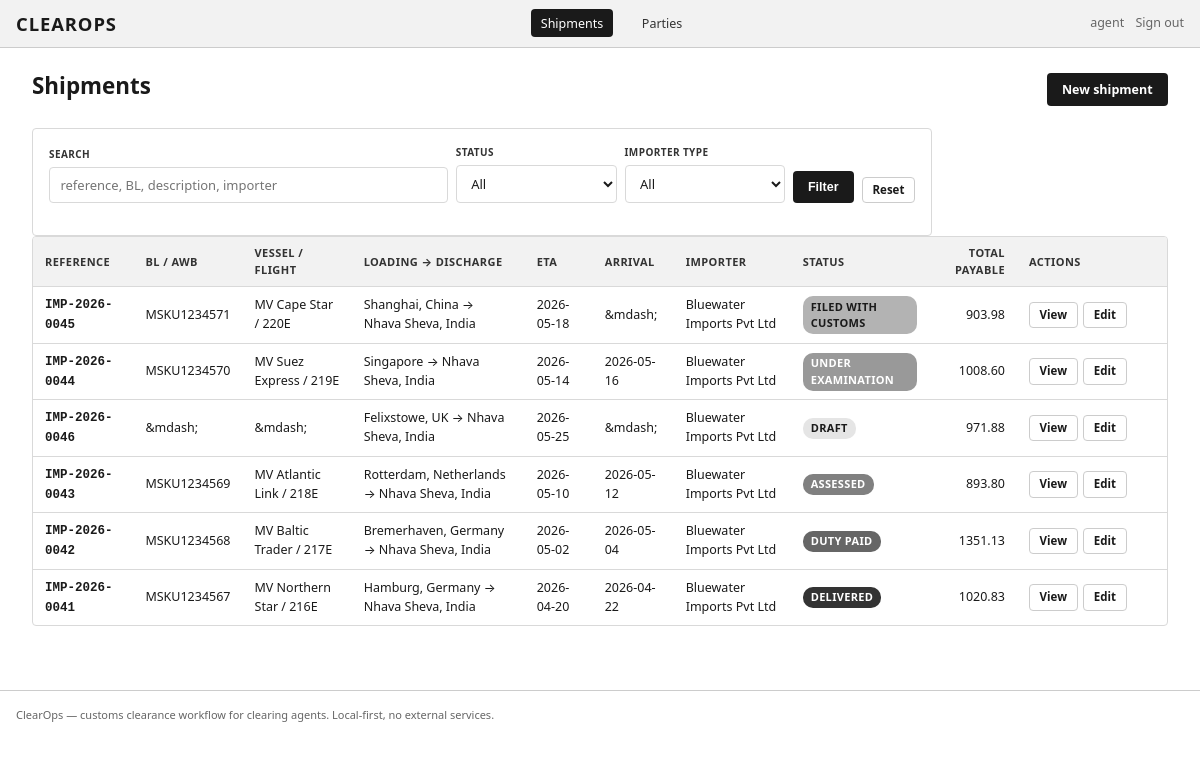
/shipments (signed in), run on the app's committed database.
### tables this page shows
CREATE TABLE users (
    id INTEGER PRIMARY KEY AUTOINCREMENT,
    username TEXT UNIQUE NOT NULL,
    password_hash TEXT NOT NULL,
    role TEXT NOT NULL DEFAULT 'user',
    created_at TEXT NOT NULL
);

CREATE TABLE shipments (
    id INTEGER PRIMARY KEY AUTOINCREMENT,
    reference TEXT UNIQUE NOT NULL,
    importer_id INTEGER,
    exporter_id INTEGER,
    consignee_id INTEGER,
    carrier_id INTEGER,
    bl_number TEXT,
    vessel_flight TEXT,
    port_of_loading TEXT,
    port_of_discharge TEXT,
    eta TEXT,
    actual_arrival TEXT,
    status TEXT NOT NULL DEFAULT 'draft',
    hs_code TEXT,
    description TEXT,
    quantity REAL,
    unit TEXT,
    unit_price REAL,
    currency TEXT DEFAULT 'USD',
    freight REAL DEFAULT 0,
    insurance REAL DEFAULT 0,
    cif_value REAL DEFAULT 0,
    duty_rate REAL DEFAULT 0,
    cess_rate REAL DEFAULT 0,
    igst_rate REAL DEFAULT 0,
    duty_amount REAL DEFAULT 0,
    cess_amount REAL DEFAULT 0,
    igst_amount REAL DEFAULT 0,
    total_payable REAL DEFAULT 0,
    duty_paid_at TEXT,
    free_days INTEGER DEFAULT 7,
    demurrage_per_day REAL DEFAULT 0,
    created_at TEXT NOT NULL,
    updated_at TEXT NOT NULL,
    FOREIGN KEY (importer_id) REFERENCES parties(id),
    FOREIGN KEY (exporter_id) REFERENCES parties(id),
    FOREIGN KEY (consignee_id) REFERENCES parties(id),
    FOREIGN KEY (carrier_id) REFERENCES parties(id)
);

CREATE TABLE parties (
    id INTEGER PRIMARY KEY AUTOINCREMENT,
    name TEXT NOT NULL,
    type TEXT NOT NULL CHECK(type IN ('importer','exporter','consignee','agent','carrier')),
    address TEXT,
    contact_person TEXT,
    email TEXT,
    phone TEXT,
    tax_id TEXT,
    created_at TEXT NOT NULL
);

### app.py (the view)
@app.route("/shipments")
@login_required
def shipments_list():
    q = (request.args.get("q") or "").strip()
    status = request.args.get("status") or ""
    party_type = request.args.get("party") or ""
    sort = request.args.get("sort") or "updated_at_desc"
    sql = "SELECT s.*, p.name AS importer_name FROM shipments s LEFT JOIN parties p ON s.importer_id = p.id"
    params = []
    conditions = []
    if q:
        conditions.append("(s.reference LIKE ? OR s.bl_number LIKE ? OR s.description LIKE ? OR p.name LIKE ?)")
        like = "%" + q + "%"
        params.extend([like, like, like, like])
    if status:
        conditions.append("s.status = ?")
        params.append(status)
    if party_type:
        conditions.append("s.importer_id IN (SELECT id FROM parties WHERE type = ?)")
        params.append(party_type)
    if conditions:
        sql += " WHERE " + " AND ".join(conditions)
    if sort == "reference_asc":
        sql += " ORDER BY s.reference ASC"
    elif sort == "eta_asc":
        sql += " ORDER BY s.eta ASC"
    elif sort == "created_desc":
        sql += " ORDER BY s.created_at DESC"
    else:
        sql += " ORDER BY s.updated_at DESC"
    rows = query(sql, tuple(params))
    parties = query("SELECT id, name, type FROM parties ORDER BY name")
    return render_template("shipments.html", shipments=rows, parties=parties,
                           q=q, status=status, party_type=party_type, sort=sort,
                           STATUSES=STATUSES, STATUS_LABELS=STATUS_LABELS)

### app.py (called while the page is built)
def login_required(view):
    @wraps(view)
    def wrapped(*args, **kwargs):
        if "user_id" not in session:
            return redirect(url_for("login", next=request.path))
        return view(*args, **kwargs)
    return wrapped

def current_user():
    if "user_id" not in session:
        return None
    return query("SELECT id, username, role FROM users WHERE id = ?", (session["user_id"],), one=True)

@app.context_processor
def inject_globals():
    return dict(current_user=current_user(), STATUSES=STATUSES, STATUS_LABELS=STATUS_LABELS,
                allowed_transition=allowed_transition)

### db.py (called while the page is built)
def get_conn():
    os.makedirs(INSTANCE_DIR, exist_ok=True)
    conn = sqlite3.connect(DB_PATH)
    conn.row_factory = sqlite3.Row
    conn.execute("PRAGMA foreign_keys = ON")
    return conn

def query(sql, params=(), one=False):
    conn = get_conn()
    cur = conn.execute(sql, params)
    rows = cur.fetchall()
    conn.commit()
    conn.close()
    return rows[0] if one and rows else rows

### templates/shipments.html (shortened to what this page needs)
{% extends "base.html" %}
{% block content %}
<div class="page-header">
  <h1>Shipments</h1>
  <div class="actions">
    <a href="{{ url_for('shipment_new') }}" class="btn">New shipment</a>
  </div>
</div>
<div class="card" style="max-width: 900px;">
  <form method="get" action="{{ url_for('shipments_list') }}" style="display:flex; gap:0.5rem; align-items:flex-end; margin-bottom:1rem; flex-wrap:wrap;">
    <div class="field" style="margin-bottom:0; flex:1;">
      <label style="font-size:10px;">Search</label>
      <input name="q" value="{{ q }}" placeholder="reference, BL, description, importer">
    </div>
    <div class="field" style="margin-bottom:0; min-width:160px;">
      <label style="font-size:10px;">Status</label>
      <select name="status">
        <option value="">All</option>
      </select>
    </div>
    <div class="field" style="margin-bottom:0; min-width:160px;">
      <label style="font-size:10px;">Importer type</label>
      <select name="party">
        <option value="">All</option>
      </select>
    </div>
    <button class="btn" type="submit">Filter</button>
    <a href="{{ url_for('shipments_list') }}" class="btn secondary small">Reset</a>
  </form>
</div>
<div class="table-wrap">
  <table>
    <thead>
      <tr>
        <th>Reference</th>
        <th>BL / AWB</th>
        <th>Vessel / Flight</th>
        <th>Loading &rarr; Discharge</th>
        <th>ETA</th>
        <th>Arrival</th>
        <th>Importer</th>
        <th>Status</th>
        <th class="numeric">Total payable</th>
        <th style="width:150px;">Actions</th>
      </tr>
    </thead>
    <tbody>
      {% if shipments %}
        {% for s in shipments %}
        <tr>
          <td><a href="{{ url_for('shipment_detail', shipment_id=s.id) }}" style="text-decoration:none; font-weight:600; font-family:var(--mono);">{{ s.reference }}</a></td>
          <td class="mono">{{ s.bl_number or "&mdash;" }}</td>
          <td>{{ s.vessel_flight or "&mdash;" }}</td>
          <td>{{ s.port_of_loading or "&mdash;" }} &rarr; {{ s.port_of_discharge or "&mdash;" }}</td>
          <td>{{ s.eta or "&mdash;" }}</td>
          <td>{{ s.actual_arrival or "&mdash;" }}</td>
          <td>{{ s.importer_name or "&mdash;" }}</td>
          <td><span class="badge {{ s.status }}">{{ STATUS_LABELS[s.status] }}</span></td>
          <td class="numeric">{{ "%.2f"|format(s.total_payable or 0) }}</td>
          <td>
            <div style="display:flex; gap:0.35rem;">
              <a href="{{ url_for('shipment_detail', shipment_id=s.id) }}" class="btn ghost small">View</a>
              <a href="{{ url_for('shipment_edit', shipment_id=s.id) }}" class="btn secondary small">Edit</a>
            </div>
          </td>
        </tr>
        {% endfor %}
      {% else %}
      <tr><td colspan="10" class="empty-state">No shipments match your filters.</td></tr>
      {% endif %}
    </tbody>
  </table>
</div>
{% endblock %}

### templates/base.html (shortened to what this page needs)
<!doctype html>
<html lang="en">
<head>
<link rel="stylesheet" href="{{ url_for('static', filename='css/style.css') }}">
</head>
<body>
<div class="topbar">
  <a href="{{ url_for('dashboard') }}" class="brand">ClearOps</a>
  <nav>
    {% if current_user %}
      <a href="{{ url_for('shipments_list') }}" class="{% if request.endpoint == 'shipments_list' %}active{% endif %}">Shipments</a>
      <a href="{{ url_for('parties_list') }}" class="{% if request.endpoint in ('parties_list','party_new','party_edit') %}active{% endif %}">Parties</a>
    {% endif %}
  </nav>
  <div class="user">
    {% if current_user %}
      <span>{{ current_user.username }}</span>
      <a href="{{ url_for('logout') }}">Sign out</a>
    {% else %}
      <a href="{{ url_for('login') }}">Sign in</a>
    {% endif %}
  </div>
</div>
<div class="container">
  <main class="main">
    {% block content %}{% endblock %}
  </main>
</div>
<footer style="padding:1rem 1rem 2rem; color:#666; font-size:11px; border-top:1px solid #ccc;">
  ClearOps &mdash; customs clearance workflow for clearing agents. Local-first, no external services.
</footer>
</body>
</html>

### static/css/style.css (style rules this page uses)
:root { --ink: #1a1a1a; --ink-soft: #333333; --mute: #666666; --line: #999999; --line-soft: #cccccc; --bg: #ffffff; --bg-soft: #f2f2f2; --bg-strong: #e5e5e5; --border: #d9d9d9; --shadow: 0 1px 3px rgba(0,0,0,0.10); --radius: 4px; --font-stack: ui-sans-serif, system-ui, -apple-system, Segoe UI, Roboto, Helvetica, Arial, sans-serif; --mono: ui-monospace, SF Mono, Consolas, Menlo, monospace; }
* { box-sizing: border-box; }
html { line-height: 1.5; -webkit-font-smoothing: antialiased; }
body { margin: 0; background: var(--bg); color: var(--ink); font-family: var(--font-stack); font-size: 13px; }
a { color: var(--ink); text-decoration: underline; }
h1, h2, h3, h4, h5 { margin: 0 0 0.5rem 0; font-weight: 700; color: var(--ink); line-height: 1.25; }
h1 { font-size: 1.5rem; }
.container { max-width: 1200px; margin: 0 auto; padding: 0 1rem; }
.topbar { display: flex; align-items: center; justify-content: space-between; background: var(--bg-soft); border-bottom: 1px solid var(--line-soft); padding: 0.6rem 1rem; }
.topbar .brand { font-weight: 800; font-size: 1.15rem; letter-spacing: 0.05em; text-transform: uppercase; text-decoration: none; }
.topbar nav a { margin-left: 1rem; font-size: 12.5px; text-decoration: none; color: var(--ink-soft); padding: 0.35rem 0.6rem; border-radius: var(--radius); }
.topbar nav a:hover, .topbar nav a.active { background: var(--ink); color: #fff; }
.topbar .user { font-size: 12.5px; color: var(--mute); }
.topbar .user a { color: var(--mute); text-decoration: none; margin-left: 0.5rem; }
.main { padding: 1.5rem 1rem 3rem; }
.page-header { display: flex; align-items: center; justify-content: space-between; margin-bottom: 1.25rem; flex-wrap: wrap; gap: 0.75rem; }
.page-header h1 { font-size: 1.4rem; }
.page-header .actions { display: flex; gap: 0.5rem; flex-wrap: wrap; }
.btn { display: inline-flex; align-items: center; justify-content: center; border: 1px solid transparent; border-radius: var(--radius); padding: 0.45rem 0.9rem; font-size: 12.5px; font-weight: 600; text-decoration: none; cursor: pointer; line-height: 1.3; background: var(--ink); color: #fff; }
.btn.secondary { background: #fff; border: 1px solid var(--line-soft); color: var(--ink); }
.btn.ghost { background: transparent; border: 1px solid var(--line-soft); color: var(--ink); }
.btn.small { padding: 0.3rem 0.6rem; font-size: 11.5px; }
.badge { display: inline-block; font-size: 11px; font-weight: 700; padding: 0.15rem 0.5rem; border-radius: 10px; text-transform: uppercase; letter-spacing: 0.03em; }
.badge.draft { background: #e5e5e5; color: #1a1a1a; }
.badge.filed { background: #b3b3b3; color: #1a1a1a; }
.badge.examined { background: #999999; color: #fff; }
.badge.assessed { background: #808080; color: #fff; }
.badge.duty_paid { background: #666666; color: #fff; }
.badge.delivered { background: #333333; color: #fff; }
.table-wrap { overflow: auto; border: 1px solid var(--border); border-radius: var(--radius); margin-bottom: 1rem; }
table { width: 100%; border-collapse: collapse; font-size: 12.5px; }
th, td { padding: 0.5rem 0.75rem; text-align: left; border-bottom: 1px solid var(--border); }
th { background: var(--bg-soft); color: var(--ink-soft); font-weight: 700; font-size: 11px; text-transform: uppercase; letter-spacing: 0.04em; }
tr:last-child td { border-bottom: none; }
td.numeric, th.numeric { text-align: right; }
.field { display: flex; flex-direction: column; gap: 0.35rem; }
.field label { font-size: 11.5px; font-weight: 700; text-transform: uppercase; letter-spacing: 0.04em; color: var(--ink-soft); }
.field input, .field select, .field textarea { width: 100%; padding: 0.5rem 0.65rem; border: 1px solid var(--border); border-radius: var(--radius); background: #fff; color: var(--ink); font-size: 13px; font-family: inherit; }
.card { border: 1px solid var(--border); border-radius: var(--radius); padding: 1rem; background: #fff; }

### data on the page
users: username "agent"
shipments: reference "IMP-2026-0045", bl_number "MSKU1234571", vessel_flight "MV Cape Star / 220E", port_of_loading "Shanghai, China", port_of_discharge "Nhava Sheva, India", eta "2026-05-18", actual_arrival "&mdash;", name "Bluewater Imports Pvt Ltd", status "FILED WITH CUSTOMS", total_payable "903.98"
shipments: reference "IMP-2026-0044", bl_number "MSKU1234570", vessel_flight "MV Suez Express / 219E", port_of_loading "Singapore", port_of_discharge "Nhava Sheva, India", eta "2026-05-14", actual_arrival "2026-05-16", name "Bluewater Imports Pvt Ltd", status "UNDER EXAMINATION", total_payable "1008.60"
shipments: reference "IMP-2026-0046", bl_number "&mdash;", vessel_flight "&mdash;", port_of_loading "Felixstowe, UK", port_of_discharge "Nhava Sheva, India", eta "2026-05-25", actual_arrival "&mdash;", name "Bluewater Imports Pvt Ltd", status "DRAFT", total_payable "971.88"
shipments: reference "IMP-2026-0043", bl_number "MSKU1234569", vessel_flight "MV Atlantic Link / 218E", port_of_loading "Rotterdam, Netherlands", port_of_discharge "Nhava Sheva, India", eta "2026-05-10", actual_arrival "2026-05-12", name "Bluewater Imports Pvt Ltd", status "ASSESSED", total_payable "893.80"
shipments: reference "IMP-2026-0042", bl_number "MSKU1234568", vessel_flight "MV Baltic Trader / 217E", port_of_loading "Bremerhaven, Germany", port_of_discharge "Nhava Sheva, India", eta "2026-05-02", actual_arrival "2026-05-04", name "Bluewater Imports Pvt Ltd", status "DUTY PAID", total_payable "1351.13"
shipments: reference "IMP-2026-0041", bl_number "MSKU1234567", vessel_flight "MV Northern Star / 216E", port_of_loading "Hamburg, Germany", port_of_discharge "Nhava Sheva, India", eta "2026-04-20", actual_arrival "2026-04-22", name "Bluewater Imports Pvt Ltd", status "DELIVERED", total_payable "1020.83"
